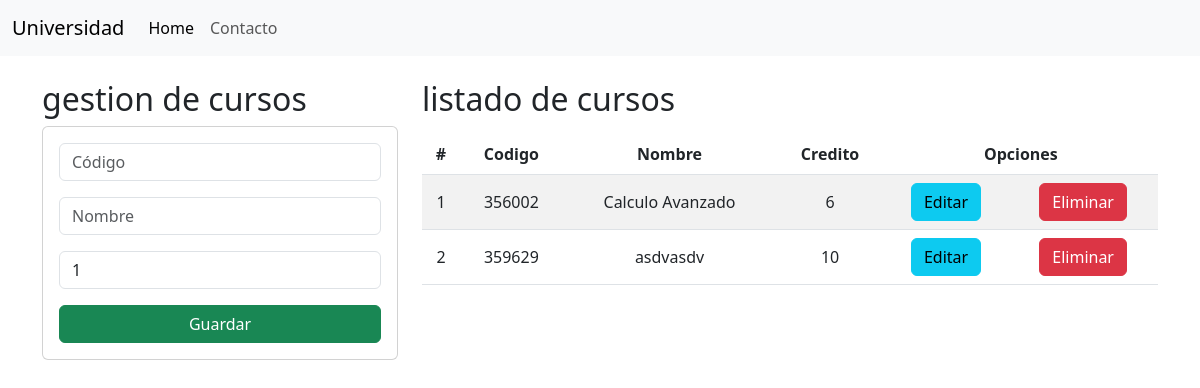
The app's page /, older data.
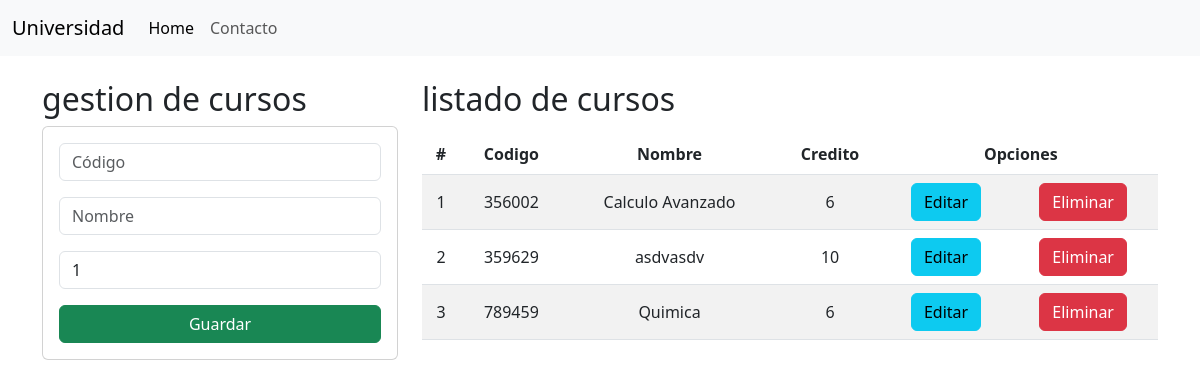
The same page, newer data.
### Academico/models.py (models this page shows, shortened)
class Curso(models.Model):
    codigo = models.CharField(primary_key=True, max_length=6)
    nombre = models.CharField(max_length=50)
    creditos = models.PositiveSmallIntegerField()

### Academico/views.py (the view)
# urls.py: path('', views.Home),
def Home(request):
    cursos = Curso.objects.all()
    return render(request, "gestion.html", {"cursos": cursos})

### Academico/templates/gestion.html (shortened to what this page needs)
{% extends "./base.html" %} {% block body %}
<div class="row py-4">
  <div class="col-sm-12 col-md-6 col-lg-4 col-xl-4">
    <h2>gestion de cursos</h2>
    <div class="card">
      <div class="card-body">
        <form action="/registrarCurso/" method="POST">
          <div class="form-group mb-3">
            <input
              type="text"
              id="txtCodigo"
              name="txtCodigo"
              class="form-control"
              placeholder="Código"
              minlength="6"
              maxlength="6"
              required
            />
          </div>
          <div class="form-group mb-3">
            <input
              type="text"
              id="txtNombre"
              name="txtNombre"
              class="form-control"
              placeholder="Nombre"
              maxlength="50"
              required
            />
          </div>
          <div class="form-group mb-3">
            <input
              type="text"
              id="numCreditos"
              name="numCreditos"
              class="form-control"
              min="1"
              max="9"
              value="1"
              required
            />
          </div>
          <div class="form-group">
            <div class="d-grid gap-2">
              <button type="submit" class="btn btn-success text-white">
                Guardar
              </button>
            </div>
          </div>
        </form>
      </div>
    </div>
  </div>
  <div class="col-sm-12 col-md-6 col-lg-8 col-xl-8">
    <h2>listado de cursos</h2>
    <div class="table-responsive py-2">
      <table class="table table-striped">
        <thead>
          <tr>
            <th>#</th>
            <th>Codigo</th>
            <th>Nombre</th>
            <th>Credito</th>
            <th colspan="2">Opciones</th>
          </tr>
        </thead>
        <tbody>
          {% for c in cursos %}
          <tr>
            <td>{{forloop.counter}}</td>
            <td>{{c.codigo}}</td>
            <td>{{c.nombre}}</td>
            <td>{{c.creditos}}</td>
            <td>
              <a href="editarCurso/{{c.codigo}}" class="btn btn-info">Editar</a>
            </td>
            <td>
              <a
                href="eliminarCurso/{{c.codigo}}"
                class="btn btn-danger btnEliminacion"
                >Eliminar</a
              >
            </td>
          </tr>
          {% endfor %}
        </tbody>
      </table>
    </div>
  </div>
</div>
{% endblock %}

Row changes from the older to the newer data that the page shows:
added Curso: codigo "789459", nombre "Quimica", creditos "6"
